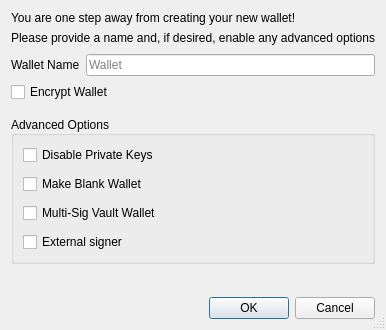
<?xml version="1.0" encoding="UTF-8"?>
<ui version="4.0">
 <class>CreateWalletDialog</class>
 <widget class="QDialog" name="CreateWalletDialog">
  <property name="geometry">
   <rect>
    <x>0</x>
    <y>0</y>
    <width>371</width>
    <height>330</height>
   </rect>
  </property>
  <property name="windowTitle">
   <string>Create Wallet</string>
  </property>
  <property name="sizeGripEnabled">
   <bool>true</bool>
  </property>
  <layout class="QVBoxLayout" name="verticalLayout">
   <item>
    <widget class="QLabel" name="label_description">
     <property name="sizePolicy">
      <sizepolicy hsizetype="Preferred" vsizetype="Preferred">
       <horstretch>0</horstretch>
       <verstretch>0</verstretch>
      </sizepolicy>
     </property>
     <property name="text">
      <string>You are one step away from creating your new wallet!</string>
     </property>
     <property name="alignment">
      <set>Qt::AlignLeading|Qt::AlignLeft|Qt::AlignVCenter</set>
     </property>
     <property name="wordWrap">
      <bool>false</bool>
     </property>
    </widget>
   </item>
   <item>
    <widget class="QLabel" name="label_subdescription">
     <property name="text">
      <string>Please provide a name and, if desired, enable any advanced options</string>
     </property>
    </widget>
   </item>
   <item>
    <spacer name="verticalSpacer">
     <property name="orientation">
      <enum>Qt::Vertical</enum>
     </property>
     <property name="sizeType">
      <enum>QSizePolicy::Fixed</enum>
     </property>
     <property name="sizeHint" stdset="0">
      <size>
       <width>20</width>
       <height>3</height>
      </size>
     </property>
    </spacer>
   </item>
   <item>
    <layout class="QHBoxLayout" name="horizontalLayout">
     <item>
      <widget class="QLabel" name="wallet_name_label">
       <property name="text">
        <string>Wallet Name</string>
       </property>
      </widget>
     </item>
     <item>
      <widget class="QLineEdit" name="wallet_name_line_edit">
       <property name="minimumSize">
        <size>
         <width>262</width>
         <height>0</height>
        </size>
       </property>
       <property name="placeholderText">
        <string>Wallet</string>
       </property>
      </widget>
     </item>
    </layout>
   </item>
   <item>
    <widget class="QCheckBox" name="encrypt_wallet_checkbox">
     <property name="toolTip">
      <string>Encrypt the wallet. The wallet will be encrypted with a passphrase of your choice.</string>
     </property>
     <property name="text">
      <string>Encrypt Wallet</string>
     </property>
     <property name="checked">
      <bool>false</bool>
     </property>
    </widget>
   </item>
   <item>
    <spacer name="verticalSpacer_1">
     <property name="orientation">
      <enum>Qt::Vertical</enum>
     </property>
     <property name="sizeType">
      <enum>QSizePolicy::Fixed</enum>
     </property>
     <property name="sizeHint" stdset="0">
      <size>
       <width>20</width>
       <height>8</height>
      </size>
     </property>
    </spacer>
   </item>
   <item>
    <widget class="QGroupBox" name="groupBox">
     <property name="title">
      <string>Advanced Options</string>
     </property>
     <property name="alignment">
      <set>Qt::AlignLeading|Qt::AlignLeft|Qt::AlignVCenter</set>
     </property>
     <property name="flat">
      <bool>false</bool>
     </property>
     <property name="checkable">
      <bool>false</bool>
     </property>
     <layout class="QVBoxLayout" name="verticalLayout_groupbox">
      <property name="spacing">
       <number>9</number>
      </property>
      <item>
       <widget class="QCheckBox" name="disable_privkeys_checkbox">
        <property name="enabled">
         <bool>true</bool>
        </property>
        <property name="toolTip">
         <string>Disable private keys for this wallet. Wallets with private keys disabled will have no private keys and cannot have an HD seed or imported private keys. This is ideal for watch-only wallets.</string>
        </property>
        <property name="text">
         <string>Disable Private Keys</string>
        </property>
       </widget>
      </item>
      <item>
       <widget class="QCheckBox" name="blank_wallet_checkbox">
        <property name="toolTip">
         <string>Make a blank wallet. Blank wallets do not initially have private keys or scripts. Private keys and addresses can be imported, or an HD seed can be set, at a later time.</string>
        </property>
        <property name="text">
         <string>Make Blank Wallet</string>
        </property>
       </widget>
      </item>
      <item>
       <widget class="QCheckBox" name="multisig_vault_wallet_checkbox">
        <property name="toolTip">
         <string>Create this as a Kvanta5 P2QR Multi-Sig Vault wallet. After wallet creation, the vault setup flow will help create a threshold multisig policy.</string>
        </property>
        <property name="text">
         <string>Multi-Sig Vault Wallet</string>
        </property>
       </widget>
      </item>
      <item>
       <widget class="QCheckBox" name="external_signer_checkbox">
        <property name="toolTip">
         <string>Use an external signing device such as a hardware wallet. Configure the external signer script in wallet preferences first.</string>
        </property>
        <property name="text">
         <string>External signer</string>
        </property>
       </widget>
      </item>
     </layout>
    </widget>
   </item>
   <item>
    <spacer name="verticalSpacer_2">
     <property name="orientation">
      <enum>Qt::Vertical</enum>
     </property>
     <property name="sizeHint" stdset="0">
      <size>
       <width>20</width>
       <height>0</height>
      </size>
     </property>
    </spacer>
   </item>
   <item>
    <widget class="QDialogButtonBox" name="buttonBox">
     <property name="orientation">
      <enum>Qt::Horizontal</enum>
     </property>
     <property name="standardButtons">
      <set>QDialogButtonBox::Cancel|QDialogButtonBox::Ok</set>
     </property>
    </widget>
   </item>
  </layout>
 </widget>
 <tabstops>
  <tabstop>wallet_name_line_edit</tabstop>
  <tabstop>encrypt_wallet_checkbox</tabstop>
  <tabstop>disable_privkeys_checkbox</tabstop>
  <tabstop>blank_wallet_checkbox</tabstop>
  <tabstop>multisig_vault_wallet_checkbox</tabstop>
  <tabstop>external_signer_checkbox</tabstop>
 </tabstops>
 <resources/>
 <connections>
  <connection>
   <sender>buttonBox</sender>
   <signal>accepted()</signal>
   <receiver>CreateWalletDialog</receiver>
   <slot>accept()</slot>
   <hints>
    <hint type="sourcelabel">
     <x>248</x>
     <y>254</y>
    </hint>
    <hint type="destinationlabel">
     <x>157</x>
     <y>274</y>
    </hint>
   </hints>
  </connection>
  <connection>
   <sender>buttonBox</sender>
   <signal>rejected()</signal>
   <receiver>CreateWalletDialog</receiver>
   <slot>reject()</slot>
   <hints>
    <hint type="sourcelabel">
     <x>316</x>
     <y>260</y>
    </hint>
    <hint type="destinationlabel">
     <x>286</x>
     <y>274</y>
    </hint>
   </hints>
  </connection>
 </connections>
</ui>
